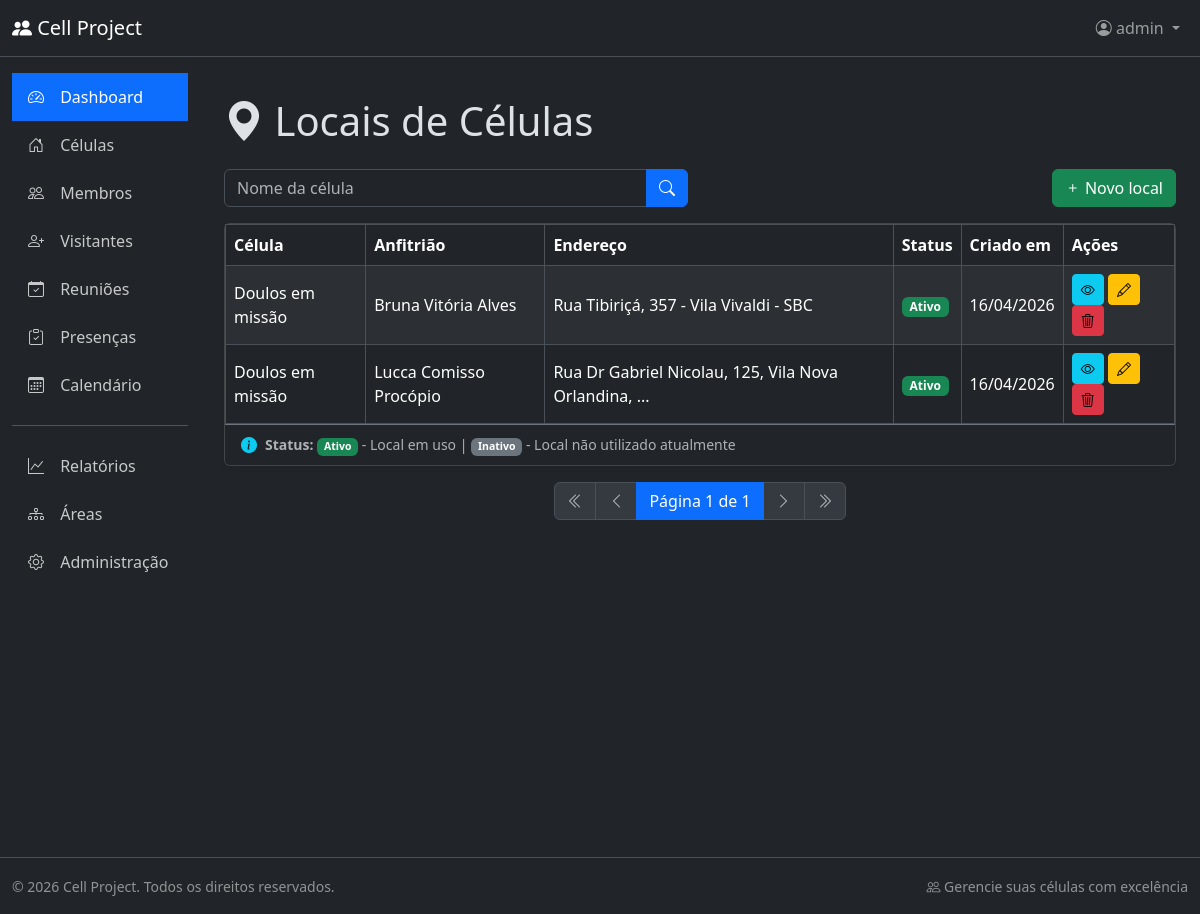
/cell_locations/list/ (signed in), run on the app's committed database.
### cell_locations/models.py (models this page shows, shortened)
class CellLocation(BaseModel):
    cell = models.ForeignKey(
        Cell,
        on_delete=models.CASCADE,
        related_name="locations",
        verbose_name="Célula",
    )
    host = models.ForeignKey(
        Host,
        on_delete=models.SET_NULL,
        null=True,
        blank=True,
        related_name="cell_locations",
        verbose_name="Anfitrião",
    )
    address = models.TextField(verbose_name="Endereço")
    is_active = models.BooleanField(
        default=True, db_index=True, verbose_name="Ativo"
    )
    notes = models.TextField(blank=True, verbose_name="Observações")
    class Meta:
        db_table = "cell_location"
        verbose_name = "Local de Célula"
        verbose_name_plural = "Locais de Células"
        ordering = ["-is_active", "cell__name"]
        indexes = [
            models.Index(fields=["cell", "is_active"]),
            models.Index(fields=["host"]),
        ]
    @property
    def short_address(self):
        return (
            self.address[:50] + "..."
            if len(self.address) > 50
            else self.address
        )
    @property
    def host_name(self):
        if self.host:
            return self.host.person.full_name
        return "No host assigned"

### cells/models.py (models this page shows, shortened)
class Cell(BaseModel):
    name = models.CharField(max_length=100, db_index=True, verbose_name="Nome")
    area = models.ForeignKey(
        Area,
        on_delete=models.PROTECT,
        related_name="cells",
        verbose_name="Área",
    )
    mag_branch = models.ForeignKey(
        MagBranch,
        on_delete=models.PROTECT,
        null=True,
        blank=True,
        related_name="cells",
        verbose_name="Ramificação MAG",
    )
    cgsbc = models.CharField(
        max_length=100,
        blank=True,
        help_text="Church name for non-MAG cells",
        verbose_name="CGSBC",
    )
    notes = models.TextField(blank=True, verbose_name="Observações")
    class Meta:
        db_table = 'cell'
        verbose_name = 'Célula'
        verbose_name_plural = 'Células'
        ordering = ['name']
        indexes = [
            models.Index(fields=['area']),
            models.Index(fields=['mag_branch']),
        ]

### areas/models.py (models this page shows, shortened)
class Area(BaseModel):
    class AreaColor(models.TextChoices):
        VERMELHA = "RED", "Vermelha"
        AMARELA = "YELLOW", "Amarela"
        AZUL = "BLUE", "Azul"
        VERDE = "GREEN", "Verde"
        BRANCA = "WHITE", "Branca"
    color = models.CharField(
        max_length=20,
        choices=AreaColor.choices,
        unique=True,  # Garante que não tenha áreas duplicadas
    )
    is_mag = models.BooleanField(
        default=False, help_text="Marque se for a área MAG (Área Vermelha)"
    )
    notes = models.TextField(blank=True)
    class Meta:
        db_table = 'area'
        verbose_name = 'Área'
        verbose_name_plural = 'Áreas'
        ordering = ['color']
        constraints = [
            models.CheckConstraint(
                check=models.Q(is_mag=True, color='RED') | models.Q(is_mag=False),
                name='mag_area_must_be_red'
            )
        ]

### hosts/models.py (models this page shows, shortened)
class Host(BaseModel):
    person = models.ForeignKey(
        Person,
        on_delete=models.CASCADE,
        related_name="host_locations",
        verbose_name="Anfitrião",
    )
    full_address = models.TextField(verbose_name="Endereço Completo")
    notes = models.TextField(blank=True, verbose_name="Observações")
    class Meta:
        db_table = "host"
        verbose_name = "Local de Anfitrião"
        verbose_name_plural = "Locais de Anfitriões"
        ordering = ["person__full_name"]
        indexes = [
            models.Index(fields=["person"]),
        ]

### person/models.py (models this page shows, shortened)
class Person(BaseModel):
    class Genders(models.TextChoices):
        MALE = "M", "Masculino"
        FEMALE = "F", "Feminino"
    class MaritalStatuses(models.TextChoices):
        SINGLE = "SINGLE", "Solteiro(a)"
        MARRIED = "MARRIED", "Casado(a)"
        WIDOWED = "WIDOWED", "Viúvo(a)"
        SEPARATED = (
            "SEPARATED",
            "Separado(a)",
        )
    full_name = models.CharField(
        max_length=200, db_index=True, verbose_name="Nome Completo"
    )
    address = models.TextField(verbose_name="Endereço")
    gender = models.CharField(
        max_length=1, choices=Genders.choices, verbose_name="Gênero"
    )
    marital_status = models.CharField(
        max_length=20,
        choices=MaritalStatuses.choices,
        verbose_name="Estado Civil",
    )
    birth_date = models.DateField(verbose_name="Data de Nascimento")
    phone = models.CharField(
        max_length=20, db_index=True, verbose_name="Telefone"
    )
    notes = models.TextField(blank=True, verbose_name="Observações")
    class Meta:
        db_table = "person"
        verbose_name = "Pessoa"
        verbose_name_plural = "Pessoas"
        ordering = ["full_name"]
        indexes = [
            models.Index(fields=["full_name"]),
            models.Index(fields=["phone"]),
        ]

### cell_locations/views.py (the view)
# urls.py: path('cell_locations/list/', views.CellLocationListView.as_view(), name='cell_location_list'),
class CellLocationListView(ListView):
    model = models.CellLocation
    template_name = 'cell_location_list.html'
    context_object_name = 'cell_locations'
    def get_queryset(self):
        queryset = super().get_queryset()
        cell_name = self.request.GET.get('cell_name')
        if cell_name:
            queryset = queryset.filter(cell__name__icontains=cell_name)
        return queryset

### cells/templatetags/cell_tags.py (called while the page is built)
@register.filter
def cell_display(cell):
    if not cell:
        return ""
    if cell.area.color == 'RED':
        return cell.name
    return f"{cell.name} - {cell.area.get_color_display()}"

### cell_locations/templates/cell_location_list.html (shortened to what this page needs)
{% extends 'base.html' %}
{% load cell_tags %}
{% block page_heading %}
  <div class="d-flex justify-content-between align-items-center">
    <span><i class="bi bi-geo-alt-fill"></i> Locais de Células</span>
  </div>
{% endblock %}
{% block content %}
<div class="card-header bg-dark border-secondary">
        <div class="row mb-3">
            <div class="col-md-6">
                <form method="get" action="{% url 'cell_location_list' %}">
                    <div class="input-group">
                        <input type="text" class="form-control" name="cell_name" placeholder="Nome da célula" value="{{ request.GET.cell_name }}">
                        <button type="submit" class="btn btn-primary">
                            <i class="bi bi-search"></i>
                        </button>
                    </div>
                </form>
            </div>
            {% if perms.cell_locations.add_celllocation %}
            <div class="col-md-6">
                <a href="{% url 'cell_location_create' %}" class="btn btn-success float-end">
                    <i class="bi bi-plus"></i> Novo local
                </a>
            </div>
            {% endif %}
        </div>
</div>
<div class="card shadow-sm">
    <div class="card-body p-0">
        <div class="table-responsive">
            <table class="table table-hover table-striped table-bordered align-middle mb-0">
                <thead class="table-dark">
                    <tr>
                        <th>Célula</th>
                        <th>Anfitrião</th>
                        <th>Endereço</th>
                        <th>Status</th>
                        <th>Criado em</th>
                        <th>Ações</th>
                    </tr>
                </thead>
                <tbody>
                    {% for location in cell_locations %}
                    <tr>
                        <td>{{ location.cell|cell_display }}</td>
                        <td>{{ location.host_name }}</td>
                        <td>{{ location.short_address }}</td>
                        <td>
                            {% if location.is_active %}
                                <span class="badge bg-success">Ativo</span>
                            {% else %}
                                <span class="badge bg-secondary">Inativo</span>
                            {% endif %}
                        </td>
                        <td>{{ location.created_at|date:"d/m/Y" }}</td>
                        <td>
                            <a href="{% url 'cell_location_detail' location.id %}" class="btn btn-info btn-sm" data-bs-toggle="tooltip" title="Visualizar">
                                <i class="bi bi-eye"></i>
                            </a>
                            <a href="{% url 'cell_location_update' location.id %}" class="btn btn-sm btn-warning" data-bs-toggle="tooltip" title="Editar">
                                <i class="bi bi-pencil"></i>
                            </a>
                            <a href="{% url 'cell_location_delete' location.id %}" class="btn btn-sm btn-danger text-black" data-bs-toggle="tooltip" title="Excluir">
                                <i class="bi bi-trash3"></i>
                            </a>
                        </td>
                    </tr>
                    {% endfor %}
                </tbody>
            </table>
        </div>
    </div>
    <div class="card-footer bg-dark border-secondary">
        <div class="d-flex align-items-center">
            <i class="bi bi-info-circle-fill text-info me-2"></i>
            <small class="text-muted">
                <strong>Status:</strong>
                <span class="badge bg-success">Ativo</span> - Local em uso |
                <span class="badge bg-secondary">Inativo</span> - Local não utilizado atualmente
            </small>
        </div>
    </div>
</div>
<nav aria-label="Paginação">
    <ul class="pagination justify-content-center mb-0">
        <li class="page-item disabled">
            <span class="page-link"><i class="bi bi-chevron-double-left"></i></span>
        </li>
        <li class="page-item disabled">
            <span class="page-link"><i class="bi bi-chevron-left"></i></span>
        </li>
        <li class="page-item active">
            <span class="page-link">Página 1 de 1</span>
        </li>
        <li class="page-item disabled">
            <span class="page-link"><i class="bi bi-chevron-right"></i></span>
        </li>
        <li class="page-item disabled">
            <span class="page-link"><i class="bi bi-chevron-double-right"></i></span>
        </li>
    </ul>
</nav>
{% endblock %}

### app/templates/components/_header.html (shortened to what this page needs)
<nav class="navbar navbar-expand-lg navbar-dark bg-dark border-bottom">
  <div class="container-fluid">
    <a class="navbar-brand" href="#">
      <i class="bi bi-people-fill"></i>
      Cell Project
    </a>
    <div class="collapse navbar-collapse" id="navbarNav">
      <ul class="navbar-nav ms-auto">
        {% if user.is_authenticated %}
          <li class="nav-item dropdown">
            <a class="nav-link dropdown-toggle" href="#" role="button" data-bs-toggle="dropdown">
              <i class="bi bi-person-circle"></i>
              {{ user.get_full_name|default:user.username }}
            </a>
          </li>
        {% else %}
          <li class="nav-item">
            <a class="nav-link" href="#">
              <i class="bi bi-box-arrow-in-right"></i> Entrar
            </a>
          </li>
        {% endif %}
      </ul>
    </div>
  </div>
</nav>

### data on the page
CellLocation: cell|cell_display "Doulos em missão", host_name "Bruna Vitória Alves", short_address "Rua Tibiriçá, 357 - Vila Vivaldi - SBC", is_active "Ativo", created_at "16/04/2026"
CellLocation: cell|cell_display "Doulos em missão", host_name "Lucca Comisso Procópio", short_address "Rua Dr Gabriel Nicolau, 125, Vila Nova Orlandina, ...", is_active "Ativo", created_at "16/04/2026"

### other printed values
{{ user.get_full_name|default:user.username }} "admin"
